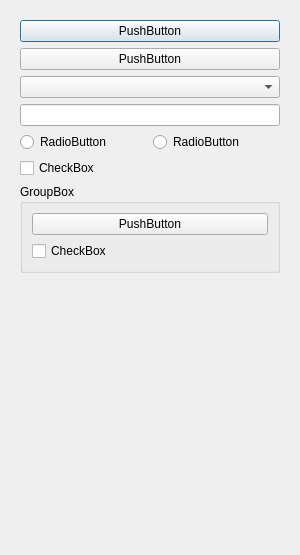
<?xml version="1.0" encoding="UTF-8"?>
<ui version="4.0">
 <class>TestDialog</class>
 <widget class="QDialog" name="TestDialog">
  <property name="geometry">
   <rect>
    <x>0</x>
    <y>0</y>
    <width>300</width>
    <height>535</height>
   </rect>
  </property>
  <property name="windowTitle">
   <string>Dialog</string>
  </property>
  <layout class="QVBoxLayout" name="verticalLayout">
   <item>
    <widget class="WRollout" name="RolloutTest" native="true">
     <layout class="QVBoxLayout" name="verticalLayout_2">
      <item>
       <widget class="QPushButton" name="pushButton">
        <property name="text">
         <string>PushButton</string>
        </property>
       </widget>
      </item>
      <item>
       <widget class="QPushButton" name="pushButton_2">
        <property name="text">
         <string>PushButton</string>
        </property>
       </widget>
      </item>
      <item>
       <widget class="QComboBox" name="comboBox"/>
      </item>
      <item>
       <widget class="QLineEdit" name="lineEdit"/>
      </item>
      <item>
       <layout class="QHBoxLayout" name="horizontalLayout">
        <item>
         <widget class="QRadioButton" name="radioButton">
          <property name="text">
           <string>RadioButton</string>
          </property>
         </widget>
        </item>
        <item>
         <widget class="QRadioButton" name="radioButton_2">
          <property name="text">
           <string>RadioButton</string>
          </property>
         </widget>
        </item>
       </layout>
      </item>
      <item>
       <widget class="QCheckBox" name="checkBox">
        <property name="text">
         <string>CheckBox</string>
        </property>
       </widget>
      </item>
      <item>
       <widget class="QGroupBox" name="groupBox">
        <property name="title">
         <string>GroupBox</string>
        </property>
        <layout class="QVBoxLayout" name="verticalLayout_3">
         <item>
          <widget class="QPushButton" name="pushButton_3">
           <property name="text">
            <string>PushButton</string>
           </property>
          </widget>
         </item>
         <item>
          <widget class="QCheckBox" name="checkBox_2">
           <property name="text">
            <string>CheckBox</string>
           </property>
          </widget>
         </item>
        </layout>
       </widget>
      </item>
      <item>
       <widget class="WTextureGLWidget" name="widget" native="true">
        <property name="sizePolicy">
         <sizepolicy hsizetype="Fixed" vsizetype="Fixed">
          <horstretch>0</horstretch>
          <verstretch>0</verstretch>
         </sizepolicy>
        </property>
        <property name="minimumSize">
         <size>
          <width>256</width>
          <height>256</height>
         </size>
        </property>
       </widget>
      </item>
     </layout>
    </widget>
   </item>
  </layout>
 </widget>
 <customwidgets>
  <customwidget>
   <class>WRollout</class>
   <extends>QWidget</extends>
   <header>Editor/Widgets/WRollout.h</header>
   <container>1</container>
  </customwidget>
  <customwidget>
   <class>WTextureGLWidget</class>
   <extends>QWidget</extends>
   <header>Editor/Widgets/WTextureGLWidget.h</header>
   <container>1</container>
  </customwidget>
 </customwidgets>
 <resources/>
 <connections/>
</ui>
